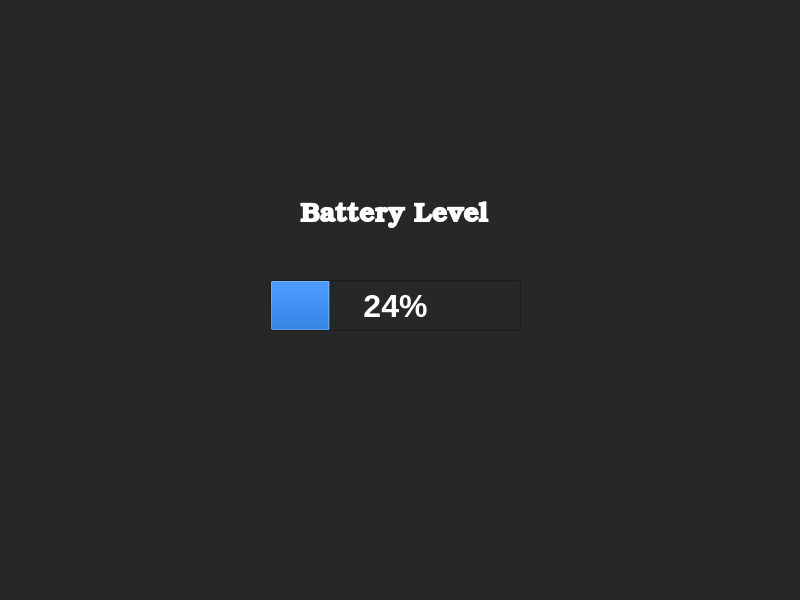
<?xml version="1.0" encoding="UTF-8"?>
<ui version="4.0">
 <class>MainWindow</class>
 <widget class="QMainWindow" name="MainWindow">
  <property name="geometry">
   <rect>
    <x>0</x>
    <y>0</y>
    <width>800</width>
    <height>600</height>
   </rect>
  </property>
  <property name="windowTitle">
   <string>MainWindow</string>
  </property>
  <property name="styleSheet">
   <string notr="true">background-color: rgb(39, 39, 39);
color: rgb(255, 255, 255);</string>
  </property>
  <widget class="QWidget" name="centralwidget">
   <widget class="QProgressBar" name="progressBar">
    <property name="enabled">
     <bool>true</bool>
    </property>
    <property name="geometry">
     <rect>
      <x>270</x>
      <y>280</y>
      <width>251</width>
      <height>51</height>
     </rect>
    </property>
    <property name="font">
     <font>
      <pointsize>24</pointsize>
      <bold>true</bold>
     </font>
    </property>
    <property name="styleSheet">
     <string notr="true">selection-background-color: rgb(53, 132, 228);</string>
    </property>
    <property name="value">
     <number>24</number>
    </property>
    <property name="textVisible">
     <bool>true</bool>
    </property>
    <property name="invertedAppearance">
     <bool>false</bool>
    </property>
   </widget>
   <widget class="QLabel" name="label">
    <property name="geometry">
     <rect>
      <x>300</x>
      <y>200</y>
      <width>201</width>
      <height>31</height>
     </rect>
    </property>
    <property name="font">
     <font>
      <family>URW Bookman</family>
      <pointsize>20</pointsize>
      <bold>true</bold>
     </font>
    </property>
    <property name="text">
     <string>Battery Level</string>
    </property>
   </widget>
  </widget>
  <widget class="QMenuBar" name="menubar">
   <property name="geometry">
    <rect>
     <x>0</x>
     <y>0</y>
     <width>800</width>
     <height>21</height>
    </rect>
   </property>
  </widget>
  <widget class="QStatusBar" name="statusbar"/>
 </widget>
 <resources/>
 <connections/>
</ui>
